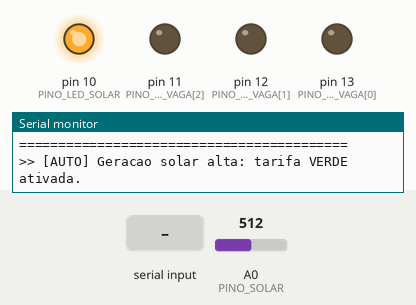
Simulated run of this sketch. Board: Arduino Uno, built with avr-gcc and run on an emulated ATmega328P. Parts: output pins drawn as LEDs (lit = HIGH), the last lines printed to the serial monitor. The inputs (shaded band) are chosen by the test bench; at power-on: A0 (PINO_SOLAR) = 512.

Above: at 1.5 s.
1.6 s: "1" received over Serial
At 2.5 s:
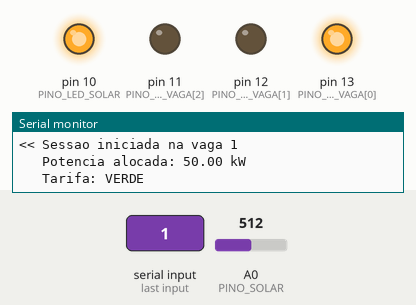
3.1 s: A0 (PINO_SOLAR) set to 503
At 4.2 s:
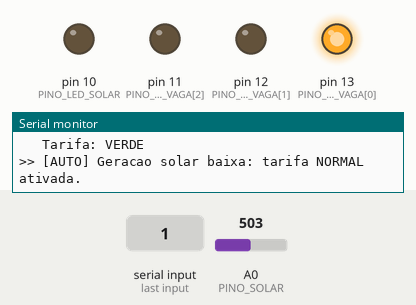
4.6 s: "2" received over Serial
At 5.8 s:
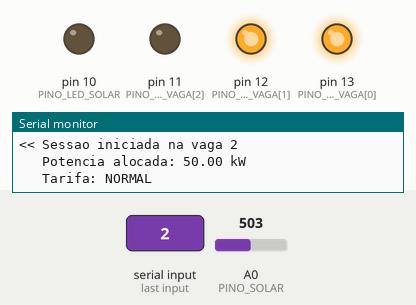
6.1 s: "-" received over Serial
At 7.3 s:
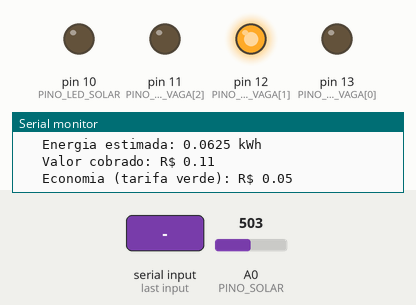
7.6 s: A0 (PINO_SOLAR) set to 716
At 8.8 s:
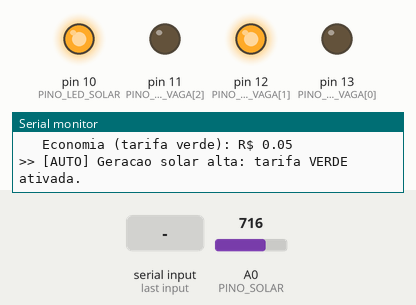
9.1 s: "3" received over Serial
At 9.4 s:
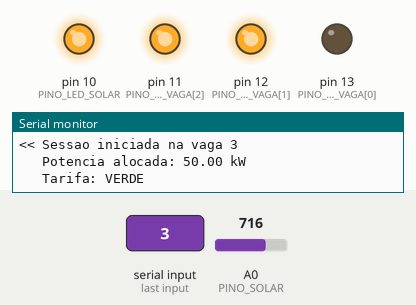
Timing chart, 0 to 36.2 s (numbered marks = the images above; inputs shaded):
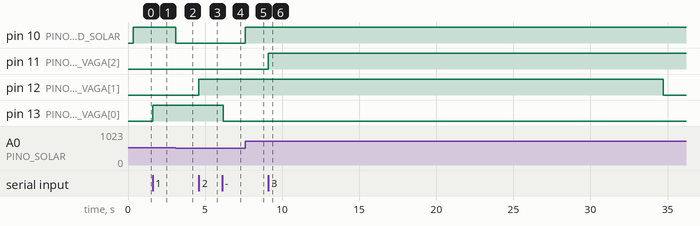

The sketch:

LightWeek_Sprint4.ino
```cpp
/*
  Estacao LightWeek - Sprint 4
  Recarga inteligente de veiculos eletricos com tarifacao dinamica por geracao solar,
  peak shaving e sessoes automatizadas.
  Desafio FIAP + GoodWe | Turma 1CCPK | Disciplina SERS
*/

const int PINO_SOLAR = A0;
const int PINO_LED_VAGA[3] = {13, 12, 11};
const int PINO_LED_SOLAR = 10;

const float POTENCIA_TOTAL_KW = 100.0;
const float POTENCIA_MAX_POR_VEICULO_KW = 50.0;
const float TARIFA_NORMAL = 2.50;
const float TARIFA_VERDE = 1.75;
const int LIMIAR_VERDE_PERCENTUAL = 50;
const unsigned long TEMPO_SESSAO_MS = 30000; // 30s simulados = 1 "ciclo" de recarga

struct Vaga {
  bool ocupada;
  unsigned long inicio;
  float potenciaAtual;
  bool tarifaVerde;
};

struct Sessao {
  int vaga;
  unsigned long duracaoS;
  float energiaKwh;
  float valor;
  float economia;
  bool tarifaVerde;
};

Vaga vagas[3];
Sessao historico[10];
int historicoCount = 0;
int historicoProximo = 0;

int sessoesTotal = 0;
int sessoesVerde = 0;
float energiaTotalKwh = 0;
float receitaTotal = 0;
float economiaTotal = 0;

bool modoVerdeAtivo = false;

void setup() {
  Serial.begin(9600);
  for (int i = 0; i < 3; i++) {
    pinMode(PINO_LED_VAGA[i], OUTPUT);
    vagas[i] = {false, 0, 0, false};
  }
  pinMode(PINO_LED_SOLAR, OUTPUT);
  mostrarAjuda();
}

void loop() {
  atualizarModoVerde();
  verificarEncerramentoAutomatico();

  if (Serial.available() > 0) {
    char comando = Serial.read();
    processarComando(comando);
  }
}

// --- Sensoriamento -----------------------------------------------------

int lerSolarPercentual() {
  int leitura = analogRead(PINO_SOLAR);      // 0-1023
  return map(leitura, 0, 1023, 0, 100);
}

void atualizarModoVerde() {
  bool novoModo = lerSolarPercentual() >= LIMIAR_VERDE_PERCENTUAL;
  if (novoModo != modoVerdeAtivo) {
    modoVerdeAtivo = novoModo;
    digitalWrite(PINO_LED_SOLAR, modoVerdeAtivo ? HIGH : LOW);
    Serial.println();
    Serial.println(modoVerdeAtivo
      ? ">> [AUTO] Geracao solar alta: tarifa VERDE ativada."
      : ">> [AUTO] Geracao solar baixa: tarifa NORMAL ativada.");
  }
}

// --- Peak shaving --------------------------------------------------------

// Recalcula a potencia de cada vaga ocupada sempre que a ocupacao muda,
// dividindo a capacidade total sem ultrapassar o limite por veiculo.
void atualizarPotencias() {
  int ocupadas = contarOcupadas();
  if (ocupadas == 0) return;
  float porVeiculo = min(POTENCIA_MAX_POR_VEICULO_KW, POTENCIA_TOTAL_KW / ocupadas);
  for (int i = 0; i < 3; i++) {
    if (vagas[i].ocupada) {
      vagas[i].potenciaAtual = porVeiculo;
    }
  }
}

int contarOcupadas() {
  int n = 0;
  for (int i = 0; i < 3; i++) if (vagas[i].ocupada) n++;
  return n;
}

// --- Sessoes ---------------------------------------------------------

void abrirVaga(int i) {
  if (vagas[i].ocupada) return;
  vagas[i].ocupada = true;
  vagas[i].inicio = millis();
  vagas[i].tarifaVerde = modoVerdeAtivo;
  digitalWrite(PINO_LED_VAGA[i], HIGH);
  atualizarPotencias();

  Serial.println();
  Serial.print("<< Sessao iniciada na vaga "); Serial.println(i + 1);
  Serial.print("   Potencia alocada: "); Serial.print(vagas[i].potenciaAtual, 2); Serial.println(" kW");
  Serial.print("   Tarifa: "); Serial.println(vagas[i].tarifaVerde ? "VERDE" : "NORMAL");
}

void fecharVaga(int i) {
  if (!vagas[i].ocupada) return;

  unsigned long duracaoMs = millis() - vagas[i].inicio;
  unsigned long duracaoS = duracaoMs / 1000;
  float horas = duracaoMs / 3600000.0;
  float energiaKwh = vagas[i].potenciaAtual * horas;
  float tarifaAplicada = vagas[i].tarifaVerde ? TARIFA_VERDE : TARIFA_NORMAL;
  float valor = energiaKwh * tarifaAplicada;
  float economia = vagas[i].tarifaVerde ? energiaKwh * (TARIFA_NORMAL - TARIFA_VERDE) : 0;

  registrarSessao(i + 1, duracaoS, energiaKwh, valor, economia, vagas[i].tarifaVerde);

  Serial.println();
  Serial.print("<< Sessao encerrada na vaga "); Serial.println(i + 1);
  Serial.print("   Duracao: "); Serial.print(duracaoS); Serial.println(" s");
  Serial.print("   Energia estimada: "); Serial.print(energiaKwh, 4); Serial.println(" kWh");
  Serial.print("   Valor cobrado: R$ "); Serial.println(valor, 2);
  if (vagas[i].tarifaVerde) {
    Serial.print("   Economia (tarifa verde): R$ "); Serial.println(economia, 2);
  }

  vagas[i] = {false, 0, 0, false};
  digitalWrite(PINO_LED_VAGA[i], LOW);
  atualizarPotencias();
}

void registrarSessao(int vaga, unsigned long duracaoS, float energiaKwh, float valor, float economia, bool verde) {
  historico[historicoProximo] = {vaga, duracaoS, energiaKwh, valor, economia, verde};
  historicoProximo = (historicoProximo + 1) % 10;
  if (historicoCount < 10) historicoCount++;

  sessoesTotal++;
  if (verde) sessoesVerde++;
  energiaTotalKwh += energiaKwh;
  receitaTotal += valor;
  economiaTotal += economia;
}

void verificarEncerramentoAutomatico() {
  for (int i = 0; i < 3; i++) {
    if (vagas[i].ocupada && (millis() - vagas[i].inicio) >= TEMPO_SESSAO_MS) {
      Serial.println();
      Serial.println(">> [AUTO] Tempo de sessao atingido, encerrando automaticamente...");
      fecharVaga(i);
    }
  }
}

// --- Comandos ---------------------------------------------------------

void processarComando(char c) {
  switch (c) {
    case '1': case '2': case '3': {
      int i = c - '1';
      if (vagas[i].ocupada) fecharVaga(i); else abrirVaga(i);
      break;
    }
    case '+': {
      for (int i = 0; i < 3; i++) {
        if (!vagas[i].ocupada) { abrirVaga(i); return; }
      }
      Serial.println(">> Nenhuma vaga livre.");
      break;
    }
    case '-': {
      int maisAntiga = -1;
      for (int i = 0; i < 3; i++) {
        if (vagas[i].ocupada && (maisAntiga == -1 || vagas[i].inicio < vagas[maisAntiga].inicio)) {
          maisAntiga = i;
        }
      }
      if (maisAntiga >= 0) fecharVaga(maisAntiga);
      else Serial.println(">> Nenhuma sessao ativa.");
      break;
    }
    case 's': mostrarStatus(); break;
    case 'l': listarSessoesAtivas(); break;
    case 'r': mostrarRelatorio(); break;
    case 'h': mostrarAjuda(); break;
  }
}

void mostrarStatus() {
  Serial.println();
  Serial.println("----- STATUS DA ESTACAO -----");
  Serial.print("Geracao solar atual : "); Serial.print(lerSolarPercentual()); Serial.println(" %");
  Serial.print("Tarifa em vigor      : "); Serial.println(modoVerdeAtivo ? "VERDE (desconto solar)" : "NORMAL");
  Serial.print("Vagas ocupadas       : "); Serial.print(contarOcupadas()); Serial.println(" de 3");
  if (contarOcupadas() > 0) {
    for (int i = 0; i < 3; i++) {
      if (vagas[i].ocupada) {
        Serial.print("Potencia por veiculo : "); Serial.print(vagas[i].potenciaAtual, 2); Serial.println(" kW");
        break;
      }
    }
  }
}

void listarSessoesAtivas() {
  Serial.println();
  Serial.println("----- SESSOES ATIVAS -----");
  if (contarOcupadas() == 0) {
    Serial.println("Nenhuma sessao ativa no momento.");
    return;
  }
  for (int i = 0; i < 3; i++) {
    if (vagas[i].ocupada) {
      unsigned long decorridoS = (millis() - vagas[i].inicio) / 1000;
      Serial.print("Vaga "); Serial.print(i + 1);
      Serial.print(" | tempo: "); Serial.print(decorridoS); Serial.print("s");
      Serial.print(" | potencia: "); Serial.print(vagas[i].potenciaAtual, 2); Serial.print("kW");
      Serial.print(" | tarifa: "); Serial.println(vagas[i].tarifaVerde ? "VERDE" : "NORMAL");
    }
  }
}

void mostrarRelatorio() {
  Serial.println();
  Serial.println("========= RELATORIO CONSOLIDADO =========");
  Serial.print("Sessoes concluidas total : "); Serial.println(sessoesTotal);
  Serial.print("  - com tarifa verde     : "); Serial.println(sessoesVerde);
  Serial.print("Energia total entregue   : "); Serial.print(energiaTotalKwh, 4); Serial.println(" kWh");
  Serial.print("Receita total            : R$ "); Serial.println(receitaTotal, 2);
  Serial.print("Economia gerada (verde)  : R$ "); Serial.println(economiaTotal, 2);

  if (historicoCount > 0) {
    Serial.println();
    Serial.println("Historico das ultimas sessoes:");
    int idx = historicoProximo;
    for (int n = 0; n < historicoCount; n++) {
      idx = (idx - 1 + 10) % 10;
      Sessao s = historico[idx];
      Serial.print("  Vaga "); Serial.print(s.vaga);
      Serial.print(" | "); Serial.print(s.duracaoS); Serial.print("s");
      Serial.print(" | "); Serial.print(s.energiaKwh, 4); Serial.print("kWh");
      Serial.print(" | R$ "); Serial.print(s.valor, 2);
      Serial.println(s.tarifaVerde ? " | VERDE" : " | NORMAL");
    }
  }
}

void mostrarAjuda() {
  Serial.println();
  Serial.println("===== Estacao LightWeek - comandos =====");
  Serial.println("1 / 2 / 3  -> liga ou desliga a sessao na vaga correspondente");
  Serial.println("+          -> inicia sessao na primeira vaga livre");
  Serial.println("-          -> encerra a sessao ativa mais antiga");
  Serial.println("s          -> mostra o status atual");
  Serial.println("l          -> lista as sessoes ativas");
  Serial.println("r          -> gera o relatorio consolidado");
  Serial.println("h          -> mostra este menu");
  Serial.println("==========================================");
}
```

Measured:
- the behaviour switches between 512 and 511 on A0 (PINO_SOLAR) (found by bisection; images 1 and 2)
- after the input at 1.6 s, pin 13 (PINO_LED_VAGA[0]): LOW → HIGH at once
- after the input at 3.1 s, pin 10 (PINO_LED_SOLAR): HIGH → LOW at once
- after the input at 4.6 s, pin 12 (PINO_LED_VAGA[1]): LOW → HIGH at once
- after the input at 6.1 s, pin 13 (PINO_LED_VAGA[0]): HIGH → LOW after 0.09 s
- after the input at 7.6 s, pin 10 (PINO_LED_SOLAR): LOW → HIGH at once
- after the input at 9.1 s, pin 11 (PINO_LED_VAGA[2]): LOW → HIGH at once
